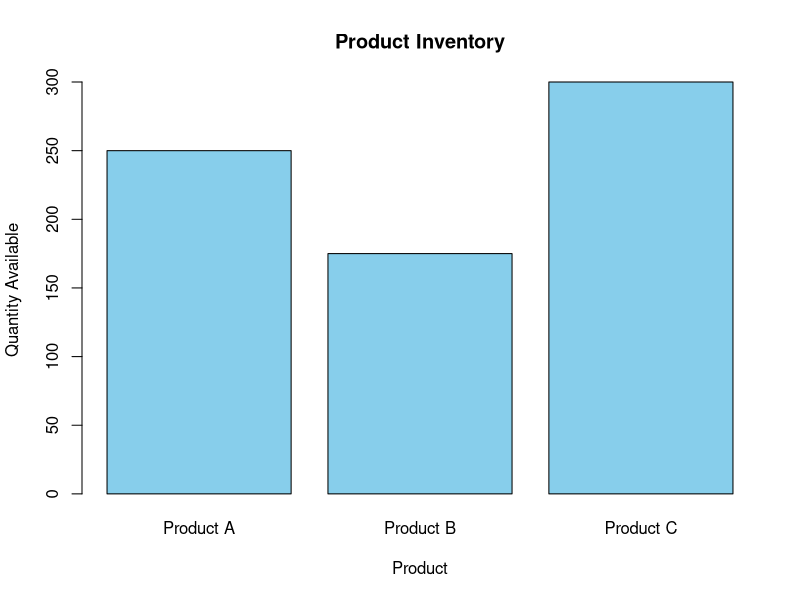

This figure's R source:
data <- read.csv("ProductInventory.csv")

barplot(data$Quantity_Available,
        names.arg = data$Product_Name,
        col = "skyblue",
        xlab = "Product",
        ylab = "Quantity Available",
        main = "Product Inventory")

print(data)
